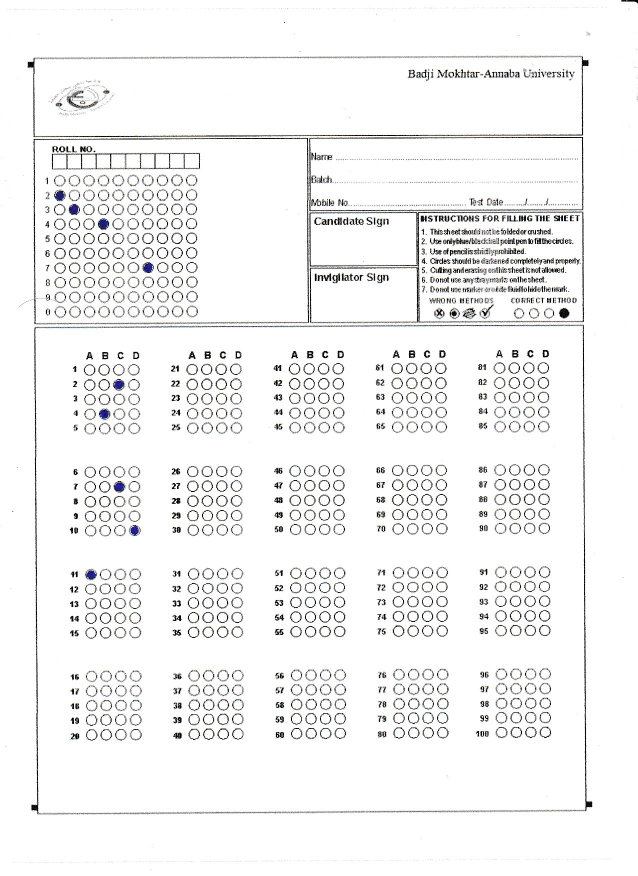
#> input picture media/IMG_20230413_0001.jpg, 1276 x 1752 px (shown at 1/2 size)
$ python -i views.py   (imports and definitions only)
#> lines starting #> are read from the running program, lines starting #| are printed output that depends on the picture; after the words box and inside, x2 and y2 are one past the last pixel; in counts of white or black regions, pixels touching at a corner belong together
#> further down, picture is the input picture: shape (1752, 1276, 3); mean B, G, R 242.9, 243, 243
from django.shortcuts import render, redirect, get_object_or_404, HttpResponse
from .models import Section, Image
from .forms import SectionForm, ImageForm
import io
from urllib.parse import quote
from django.db.models import Q

import openpyxl

from uuid import uuid4

import os
import cv2
import pandas as pd

import numpy as np

from rich import print

import PIL
import os.path

from django.urls import reverse_lazy
from django.contrib import messages
from django.views.generic.edit import DeleteView


# [543 lines left out: functions home, sectionsPage, createSection, deleteSection, delete_image, sectionDetail and 6 more, not called in this run]


def id_block_read(image: np.ndarray[np.uint8], debug: bool = True) -> int:
    '''
        Read the ID from the id section of the answer sheet image
    '''
#> called with debug = True

    # img = image[340:625, 300:370]
    img = image[320:615, 63:280]
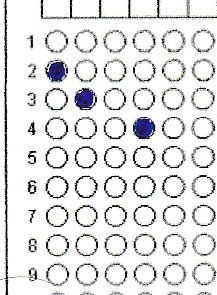
#> img: shape (295, 217, 3); mean B, G, R 226.2, 225.7, 225.8

    grey = cv2.cvtColor(img, cv2.COLOR_BGR2GRAY)
    inp = cv2.GaussianBlur(grey, ksize=(3, 3), sigmaX=1)
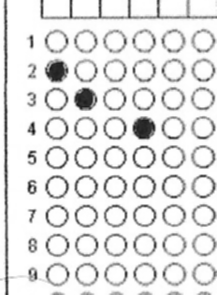
#> inp: shape (295, 217); min 14, max 255, mean 225.8

    (_, res) = cv2.threshold(inp, 178, 255, cv2.THRESH_BINARY)
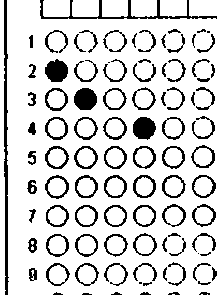
#> res: shape (295, 217); 83.1% white; 94 black regions (7 under 20 px), largest, box (x1, y1, x2, y2) and area: (4, 0, 9, 295) 892, (40, 0, 217, 19) 653, (133, 117, 156, 140) 408

    res = cv2.morphologyEx(res, cv2.MORPH_CLOSE, np.ones((3, 3), dtype=np.uint8), iterations=4)
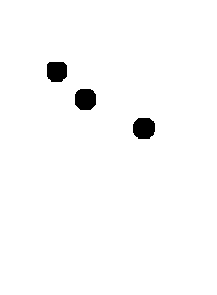
#> res: shape (295, 217); 98.2% white; 3 black regions, box (x1, y1, x2, y2) and area: (133, 118, 155, 139) 396, (75, 89, 96, 110) 386, (47, 62, 67, 82) 362
    res = cv2.dilate(res, kernel=(5, 5), iterations=3)
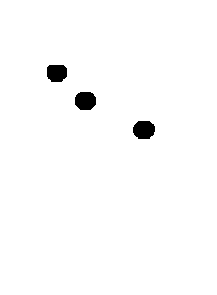
#> res: shape (295, 217); 98.5% white; 3 black regions, box (x1, y1, x2, y2) and area: (133, 121, 155, 139) 330, (75, 92, 96, 110) 323, (47, 65, 67, 82) 302

    id_str = ''

    for i in range(1, 11):
        (contours, _) = cv2.findContours(res[:, (i - 1) * 19:i * 21 + 2], cv2.RETR_TREE, cv2.CHAIN_APPROX_NONE)

        if debug:
            cv2.imshow(str(uuid4()), res[:, (i - 1) * 21:i * 22])
            cv2.waitKey(0)

        for cnt in (contours[1:][::-1]):

            # [4 lines of commented-out code are left out]

            if len(id_str) == 10:
                break

            (x, y, w, h) = cv2.boundingRect(cnt)
            print('this is y', y)

            if debug:
                print(y)

            if y in range(0, 20):
                id_str += '1'

            elif y in range(20, 50):
                id_str += '2'

            elif y in range(50, 80):
                id_str += '3'

            elif y in range(80, 110):
                id_str += '4'

            elif y in range(110, 130):
                id_str += '5'

            elif y in range(130, 160):
                id_str += '6'

            elif y in range(160, 190):
                id_str += '7'

            elif y in range(190, 220):
                id_str += '8'

            elif y in range(220, 250):
                id_str += '9'

            elif y in range(250, 280):
                id_str += '0'
#> after the loop, id_str = ''

    if id_str:
        return int(id_str)
    else:
        return 9999999999


# [119 lines left out: functions rotate_image, process, not called in this run]

>>> import cv2
>>> picture = cv2.imread('../media/IMG_20230413_0001.jpg')
>>> result = id_block_read(picture)
#> result = 9999999999

$ run again, on media/11.jpg
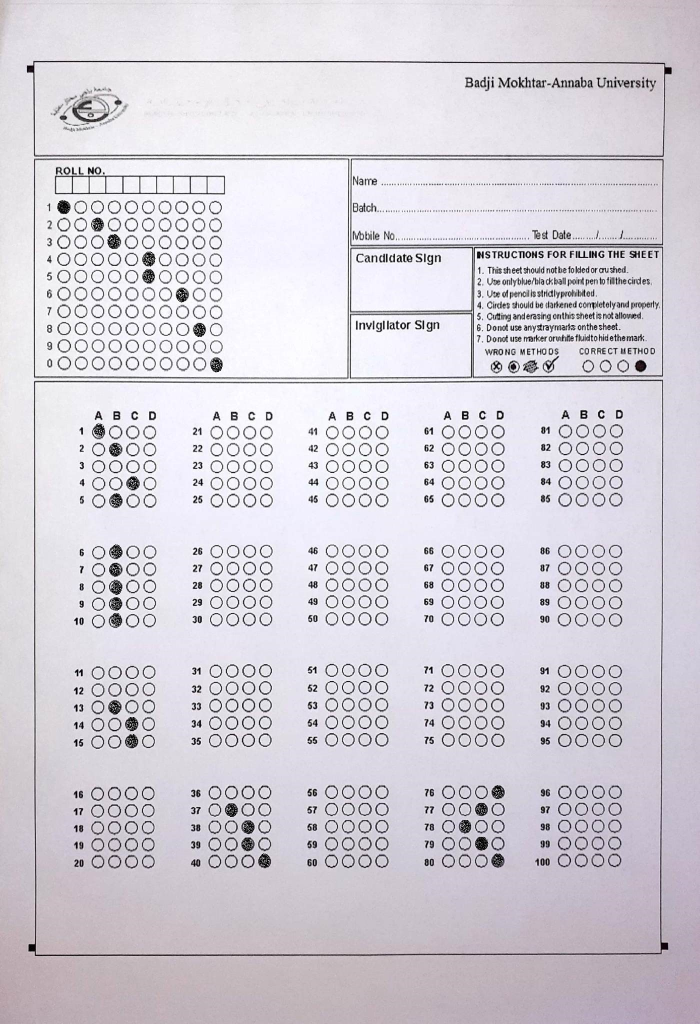
#> input picture media/11.jpg, 1400 x 2048 px (shown at 1/2 size)
#> picture is the input picture: shape (2048, 1400, 3); mean B, G, R 216.5, 208.2, 212.2
#> in id_block_read, `(_, res) = cv2.threshold(inp, 178, 255, cv2.THRESH_BINARY)`:
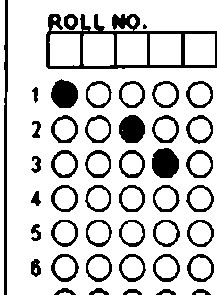
#> res: shape (295, 217); 80.8% white; 45 black regions (1 under 20 px), largest, box (x1, y1, x2, y2) and area: (46, 14, 217, 69) 2279, (4, 0, 8, 295) 890, (152, 148, 179, 178) 654
#> in id_block_read, `res = cv2.dilate(res, kernel=(5, 5), iterations=3)`:
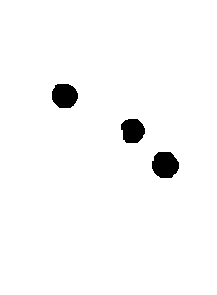
#> res: shape (295, 217); 97.6% white; 3 black regions, box (x1, y1, x2, y2) and area: (152, 152, 179, 178) 565, (52, 84, 78, 108) 513, (121, 119, 145, 143) 463
#> after the loop in id_block_read, `for i in range(1, 11):`: id_str = '5'
#> result = 5
